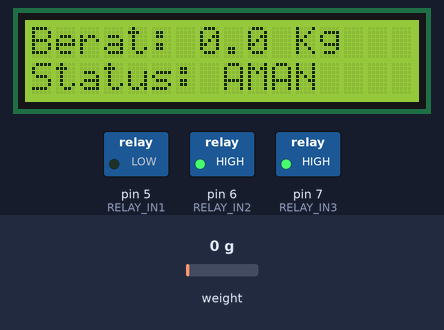
The sketch below on a simulated Arduino Uno, built with avr-gcc and run on an emulated ATmega328P. On the bench: 16×2 character LCD, switched loads named in the sketch (green lamp = pin HIGH). The inputs (shaded band) are chosen by the test bench; at power-on: weight on the scale 0 g. What the sketch prints to the serial monitor is not drawn.

Above: at 4.7 s.
4.8 s: weight on the scale set to 137 g
At 7.4 s:
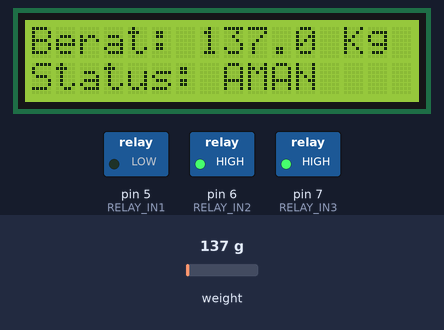
8.4 s: weight on the scale set to 164 g
At 10.5 s:
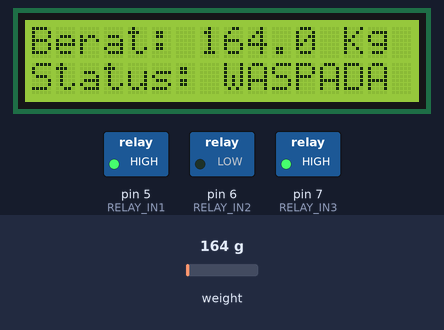
12.0 s: weight on the scale set to 317 g
At 15.4 s:
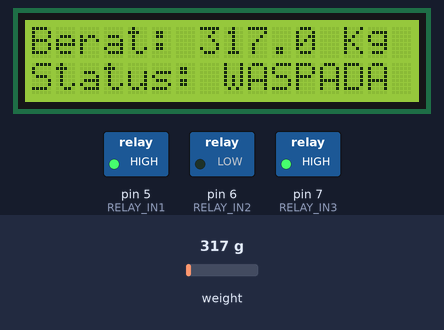
15.7 s: weight on the scale set to 387 g
At 17.6 s:
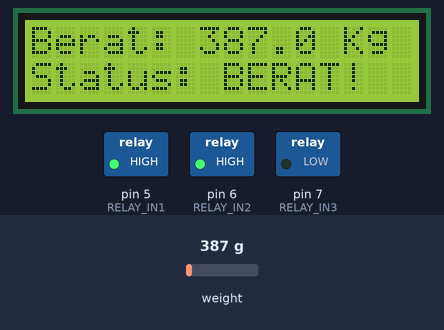
Timing chart, 0 to 19.1 s (numbered marks = the images above; inputs shaded):
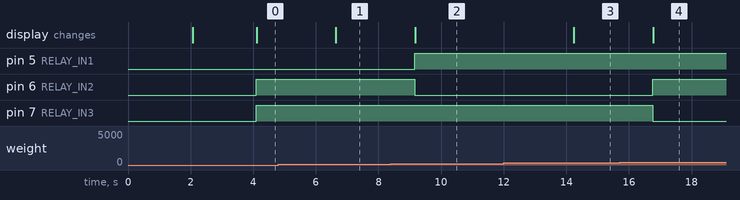

Measured:
- the behaviour switches between 149 and 150 g on weight on the scale (found by bisection; images 1 and 2)
- the behaviour switches between 350 and 351 g on weight on the scale (found by bisection; images 3 and 4)
- after the input at 4.8 s, the display: changes after 1.8 s (image 1)
- after the input at 8.4 s, pin 5 (RELAY_IN1): LOW → HIGH after 0.76 s; pin 6 (RELAY_IN2): HIGH → LOW after 0.76 s; the display: changes after 0.77 s (image 2)
- after the input at 12.0 s, the display: changes after 2.2 s (image 3)
- after the input at 15.7 s, pin 6 (RELAY_IN2): LOW → HIGH after 1.1 s; pin 7 (RELAY_IN3): HIGH → LOW after 1.1 s; the display: changes after 1.1 s (image 4)

The sketch:

kode_lengkap_1.ino
```cpp
#include <Wire.h>
#include <LiquidCrystal_I2C.h>
#include "HX711.h"

const int LOADCELL_DOUT_PIN = 2;
const int LOADCELL_SCK_PIN = 3;

const int RELAY_IN1 = 5;
const int RELAY_IN2 = 6;
const int RELAY_IN3 = 7;

float angka_kalibrasi = -4986.70;

HX711 scale;
LiquidCrystal_I2C lcd(0x27, 16, 2);

void setup() {
  Serial.begin(9600);

  pinMode(RELAY_IN1, OUTPUT);
  pinMode(RELAY_IN2, OUTPUT);
  pinMode(RELAY_IN3, OUTPUT);

  digitalWrite(RELAY_IN1, LOW);
  digitalWrite(RELAY_IN2, LOW);
  digitalWrite(RELAY_IN3, LOW);

  lcd.init();
  lcd.backlight();
  lcd.setCursor(0, 0);
  lcd.print("DENITECH");
  delay(2000);
  lcd.clear();

  scale.begin(LOADCELL_DOUT_PIN, LOADCELL_SCK_PIN);
  scale.set_scale(angka_kalibrasi);
  scale.set_offset(-533379);

  delay(500);
}

void loop() {
  if (scale.is_ready()) {
    float weight = scale.get_units(15);

    if (weight < 0) {
      weight = 0.0;
    }

    Serial.print("Berat: ");
    Serial.print(weight);
    Serial.println(" Kg");

    lcd.setCursor(0, 0);
    lcd.print("Berat: ");
    lcd.print(weight, 1);
    lcd.print(" Kg    ");

    lcd.setCursor(0, 1);

    if (weight < 150.0) {
      digitalWrite(RELAY_IN1, LOW);
      digitalWrite(RELAY_IN2, HIGH);
      digitalWrite(RELAY_IN3, HIGH);
      lcd.print("Status: AMAN   ");
    }
    else if (weight >= 150.0 && weight <= 350.0) {
      digitalWrite(RELAY_IN1, HIGH);
      digitalWrite(RELAY_IN2, LOW);
      digitalWrite(RELAY_IN3, HIGH);
      lcd.print("Status: WASPADA");
    }
    else if (weight > 350.0) {
      digitalWrite(RELAY_IN1, HIGH);
      digitalWrite(RELAY_IN2, HIGH);
      digitalWrite(RELAY_IN3, LOW);
      lcd.print("Status: BERAT! ");
    }
  } else {
    Serial.println("HX711 Error");
    lcd.setCursor(0, 0);
    lcd.print("HX711 Error    ");
    lcd.setCursor(0, 1);
    lcd.print("Cek Kabel!     ");
  }

  delay(1000);
}
```
